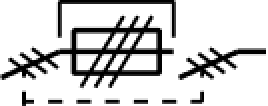
#> input picture python-stuff/app/templates/3-NAP KYTKINVAROKE KVKE.png, 134 x 53 px (shown 2 times larger)
$ python -i optionalCodeForPDFToPNG.py   (imports and definitions only)
#> lines starting #> are read from the running program, lines starting #| are printed output that depends on the picture; after the words box and inside, x2 and y2 are one past the last pixel; in counts of white or black regions, pixels touching at a corner belong together
#> further down, picture is the input picture: shape (53, 134, 3); min 0, max 255, mean 208.3
from pdf2image import convert_from_path
from pathlib import Path
import cv2
import numpy as np

PDF_PATH = "inputs.pdf"
OUT_DIR = Path("debug_pages")
# [1 line not run here, left out]

POPPLER_PATH = r"C:\Users\Andre\PycharmProjects\sinceai\poppler-25.11.0\Library\bin"

# [7 lines that did not run here, left out]

# [4 lines not run here, left out]


PAGE_IMG = r"debug_pages\page_012.png"
TEMPLATE_DIR = Path("templates")
# [1 line not run here, left out]
SYMBOL_SIZE = 64


def preprocess_symbol(img, size=SYMBOL_SIZE):
    """
    img: BGR or grayscale symbol crop
    return: size x size binary float32 image in [0,1]
    """
#> called with size = 64
    if img.ndim == 3:
        gray = cv2.cvtColor(img, cv2.COLOR_BGR2GRAY)
    else:
        gray = img.copy()

    # binary (ink = white in this inverted version)
    _, bw = cv2.threshold(gray, 0, 255, cv2.THRESH_BINARY_INV + cv2.THRESH_OTSU)
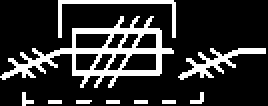
#> bw: shape (53, 134) (shown 2 times larger); 19.5% white; 10 white regions (5 under 20 px), largest, box (x1, y1, x2, y2) and area: (0, 8, 87, 44) 873, (89, 24, 133, 40) 216, (29, 0, 88, 19) 185, (11, 46, 17, 53) 22, (95, 46, 102, 52) 21

    ys, xs = np.where(bw > 0)
#> ys = 1388 values from 0 to 52; xs = 1388 values, max 132 at index 517, min 0 at index 1209, mean 60.3
    if len(xs) == 0 or len(ys) == 0:
        return np.zeros((size, size), np.float32)

    x1, x2 = xs.min(), xs.max()
#> x1 = 0; x2 = 132
    y1, y2 = ys.min(), ys.max()
#> y1 = 0; y2 = 52
    crop = bw[y1:y2 + 1, x1:x2 + 1]
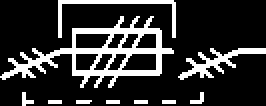
#> crop: shape (53, 133) (shown 2 times larger); 19.7% white; 10 white regions (5 under 20 px), largest, box (x1, y1, x2, y2) and area: (0, 8, 87, 44) 873, (89, 24, 133, 40) 216, (29, 0, 88, 19) 185, (11, 46, 17, 53) 22, (95, 46, 102, 52) 21

    h, w = crop.shape
#> h = 53; w = 133
    scale = size / max(h, w)
#> scale = 0.481
    crop_resized = cv2.resize(
        crop,
        (int(w * scale), int(h * scale)),
        interpolation=cv2.INTER_NEAREST,
    )
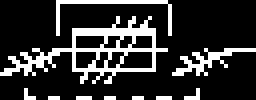
#> crop_resized: shape (25, 64) (shown 4 times larger); 19.4% white in thin lines or dots

    canvas = np.zeros((size, size), np.uint8)
    ch, cw = crop_resized.shape
#> ch = 25; cw = 64
    y_off = (size - ch) // 2
#> y_off = 19
    x_off = (size - cw) // 2
#> x_off = 0
    canvas[y_off:y_off + ch, x_off:x_off + cw] = crop_resized
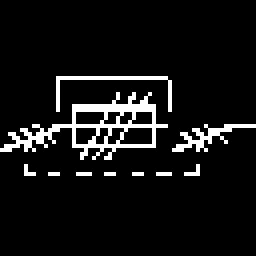
#> canvas: shape (64, 64) (shown 4 times larger); 7.6% white in thin lines or dots, all inside (x1, y1, x2, y2) = (0, 19, 64, 44)

    return (canvas / 255.0).astype(np.float32)


# [102 lines left out: functions load_templates, classify_symbol, capture_templates, test_matching, not called in this run]


# [2 lines not run here, left out]
    #test_matching()

>>> import cv2
>>> picture = cv2.imread('templates/3-NAP KYTKINVAROKE KVKE.png')
>>> result = preprocess_symbol(picture)
